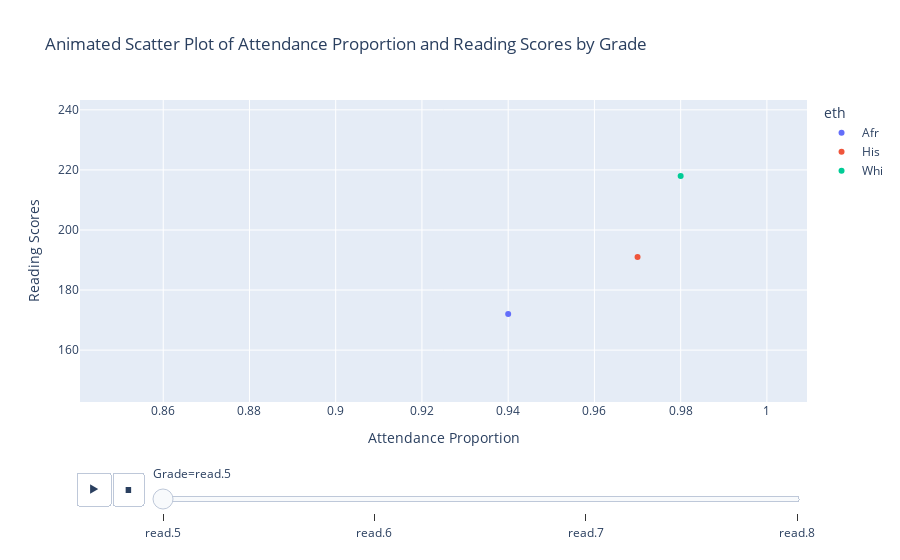

Notebook source saved alongside this figure:
### Markdown cell above
6. **(1 PT)** Use the long-format data created for Question 5 to create an animated scatter plot of attendance proportion (*att*) and reading scores by specifying the grades to be animated.

### Code cell
#Use the long-format data created for Question 5 to create an animated scatter plot of attendance proportion (*att*) and reading scores by specifying the grades to be animated.
fig = px.scatter(df_long, x = 'att', y = 'read', animation_frame = 'year', animation_group = 'eth', color = 'eth',title='Animated Scatter Plot of Attendance Proportion and Reading Scores by Grade',labels={'att': 'Attendance Proportion', 'read': 'Reading Scores', 'year': 'Grade'})
fig.show()

### Figure 1 — Plotly figure (JSON) as saved in the notebook; plotly's stock layout.template omitted (floating-point values rounded to 4 significant figures)
{"data": [{"hovertemplate": "eth=Afr<br>Grade=read.5<br>Attendance Proportion=%{x}<br>Reading Scores=%{y}<extra></extra>", "ids": ["Afr", "Afr", "Afr", "Afr", "Afr", "Afr", "Afr", "Afr", "Afr", "Afr", "Afr", "Afr"], "legendgroup": "Afr", "marker": {"color": "#636efa", "symbol": "circle"}, "mode": "markers", "name": "Afr", "orientation": "v", "showlegend": true, "type": "scatter", "x": [0.94, 0.91, 0.97, 0.88, 0.85, 0.9, 0.97, 0.97, 0.96, 0.99, 0.95, 0.96], "xaxis": "x", "y": [172, 200, 191, 200, 207, 191, 199, 149, 200, 199, 204, 219], "yaxis": "y"}, {"hovertemplate": "eth=His<br>Grade=read.5<br>Attendance Proportion=%{x}<br>Reading Scores=%{y}<extra></extra>", "ids": ["His"], "legendgroup": "His", "marker": {"color": "#EF553B", "symbol": "circle"}, "mode": "markers", "name": "His", "orientation": "v", "showlegend": true, "type": "scatter", "x": [0.97], "xaxis": "x", "y": [191], "yaxis": "y"}, {"hovertemplate": "eth=Whi<br>Grade=read.5<br>Attendance Proportion=%{x}<br>Reading Scores=%{y}<extra></extra>", "ids": ["Whi", "Whi", "Whi", "Whi", "Whi", "Whi", "Whi", "Whi", "Whi"], "legendgroup": "Whi", "marker": {"color": "#00cc96", "symbol": "circle"}, "mode": "markers", "name": "Whi", "orientation": "v", "showlegend": true, "type": "scatter", "x": [0.98, 0.96, 0.99, 1, 0.97, 0.98, 1, 0.96, 0.98], "xaxis": "x", "y": [218, 228, 228, 218, 228, 201, 218, 215, 237], "yaxis": "y"}], "layout": {"legend": {"title": {"text": "eth"}, "tracegroupgap": 0}, "sliders": [{"active": 0, "currentvalue": {"prefix": "Grade="}, "len": 0.9, "pad": {"b": 10, "t": 60}, "steps": [{"args": [["read.5"], {"frame": {"duration": 0, "redraw": false}, "fromcurrent": true, "mode": "immediate", "transition": {"duration": 0, "easing": "linear"}}], "label": "read.5", "method": "animate"}, {"args": [["read.6"], {"frame": {"duration": 0, "redraw": false}, "fromcurrent": true, "mode": "immediate", "transition": {"duration": 0, "easing": "linear"}}], "label": "read.6", "method": "animate"}, {"args": [["read.7"], {"frame": {"duration": 0, "redraw": false}, "fromcurrent": true, "mode": "immediate", "transition": {"duration": 0, "easing": "linear"}}], "label": "read.7", "method": "animate"}, {"args": [["read.8"], {"frame": {"duration": 0, "redraw": false}, "fromcurrent": true, "mode": "immediate", "transition": {"duration": 0, "easing": "linear"}}], "label": "read.8", "method": "animate"}], "x": 0.1, "xanchor": "left", "y": 0, "yanchor": "top"}], "title": {"text": "Animated Scatter Plot of Attendance Proportion and Reading Scores by Grade"}, "updatemenus": [{"buttons": [{"args": [null, {"frame": {"duration": 500, "redraw": false}, "fromcurrent": true, "mode": "immediate", "transition": {"duration": 500, "easing": "linear"}}], "label": "&#9654;", "method": "animate"}, {"args": [[null], {"frame": {"duration": 0, "redraw": false}, "fromcurrent": true, "mode": "immediate", "transition": {"duration": 0, "easing": "linear"}}], "label": "&#9724;", "method": "animate"}], "direction": "left", "pad": {"r": 10, "t": 70}, "showactive": false, "type": "buttons", "x": 0.1, "xanchor": "right", "y": 0, "yanchor": "top"}], "xaxis": {"anchor": "y", "domain": [0, 1], "title": {"text": "Attendance Proportion"}}, "yaxis": {"anchor": "x", "domain": [0, 1], "title": {"text": "Reading Scores"}}}}
